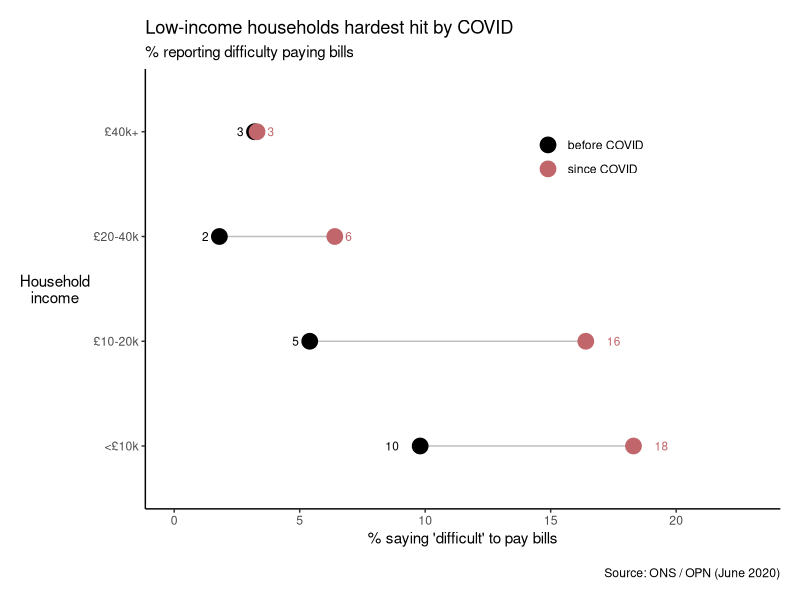
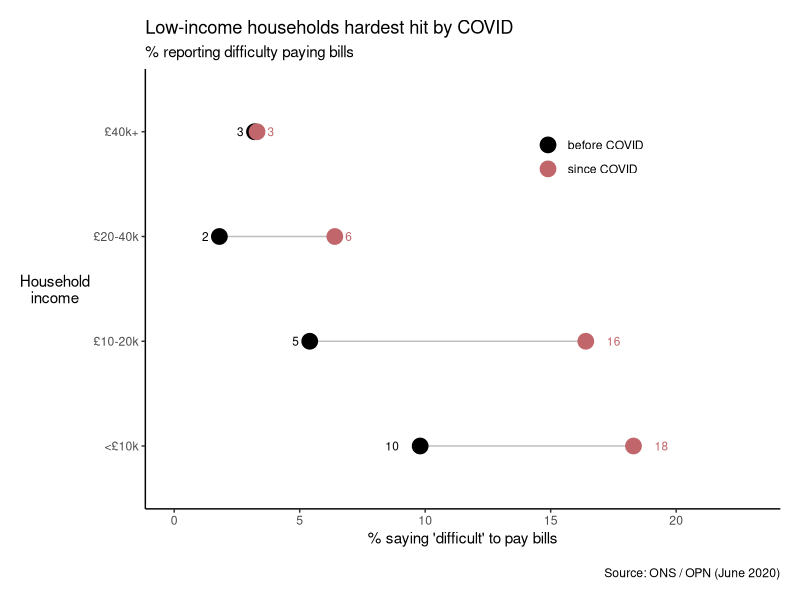

Generate these figures, in order, with R:
library(tidyverse)
library(ggplot2)

my.colors <- c("#000000", "#C1666B", "#3366FF", "#037053", "#70267D")


# source: https://www.ons.gov.uk/peoplepopulationandcommunity/wellbeing/datasets/incomegroupsplitestimatesonpersonalandeconomicwellbeingacrosstime

# Income group split estimates on personal and economic well-being across time

# this csv contains the % of respondents saying they had difficulty paying bills
# by household income group
# before COVID and since COVID
# figures take from OPN Lite 15 = 25 June to 28 June 2020
opn <- read.csv("OPN_lite_15.csv")
opn$hh.inc <- factor(opn$hh.inc, levels=c("Up to £10,000",
                                          "£10,000 up to £20,000",
                                          "£20,000 up to £40,000",
                                          "£40,000 or more"),
                     labels=c("<£10k", "£10-20k", "£20-40k", "£40k+"),
                     ordered=TRUE)

opn %>% ggplot(aes(x=difficult, y=hh.inc, group=hh.inc, label=round(difficult, 0))) + geom_line(color="grey") + 
  geom_point(aes(color=time), size=5) + 
  geom_text(data = subset(opn, opn$time=="before COVID"), 
            aes(color = time), size = 3, hjust = 2.5, show.legend = F) +
  geom_text(data = subset(opn, opn$time=="since COVID"), 
            aes(color = time), size = 3, hjust = -1.5, show.legend = F) +
  theme_classic() +
  theme(legend.title=element_blank(),
        legend.position=c(0.7, 0.8),
        axis.title.y=element_text(angle=0, vjust=0.5),
        plot.margin=unit(c(0.5, 0.5, 0.5, 0.5), "cm")) +
  scale_color_manual(values=my.colors[1:2]) +
  xlim(0,23) +
  xlab("% saying 'difficult' to pay bills") +
  ylab("Household\nincome") +
  labs(caption="\nSource: ONS / OPN (June 2020)",
       title="Low-income households hardest hit by COVID",
       subtitle="% reporting difficulty paying bills")

ggsave(filename="fig_bills.png", width=6, height=3.75)
